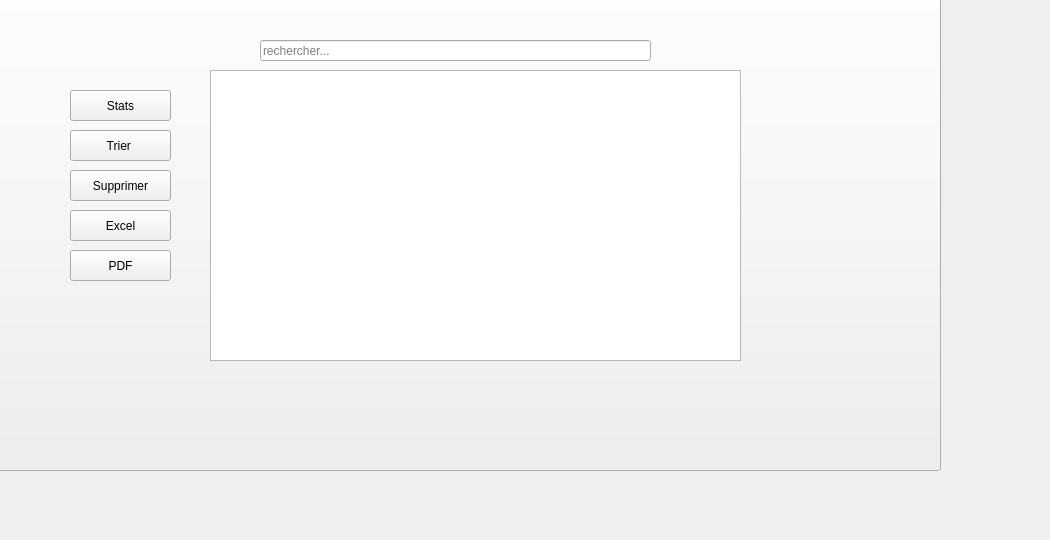
      <widget class="QWidget" name="tab_12">
       <attribute name="title">
        <string>Afficher  Client</string>
       </attribute>
       <widget class="QTableView" name="tableView_Res">
        <property name="geometry">
         <rect>
          <x>210</x>
          <y>70</y>
          <width>531</width>
          <height>291</height>
         </rect>
        </property>
       </widget>
       <widget class="QPushButton" name="supp">
        <property name="geometry">
         <rect>
          <x>70</x>
          <y>170</y>
          <width>101</width>
          <height>31</height>
         </rect>
        </property>
        <property name="styleSheet">
         <string notr="true"/>
        </property>
        <property name="text">
         <string>Supprimer</string>
        </property>
       </widget>
       <widget class="QPushButton" name="xl">
        <property name="geometry">
         <rect>
          <x>70</x>
          <y>210</y>
          <width>101</width>
          <height>31</height>
         </rect>
        </property>
        <property name="styleSheet">
         <string notr="true"/>
        </property>
        <property name="text">
         <string>Excel</string>
        </property>
       </widget>
       <widget class="QLineEdit" name="search">
        <property name="geometry">
         <rect>
          <x>260</x>
          <y>40</y>
          <width>391</width>
          <height>21</height>
         </rect>
        </property>
        <property name="styleSheet">
         <string notr="true"/>
        </property>
        <property name="placeholderText">
         <string>rechercher...</string>
        </property>
       </widget>
       <widget class="QPushButton" name="tri">
        <property name="geometry">
         <rect>
          <x>70</x>
          <y>130</y>
          <width>101</width>
          <height>31</height>
         </rect>
        </property>
        <property name="text">
         <string>Trier </string>
        </property>
       </widget>
       <widget class="QPushButton" name="pdf_4">
        <property name="geometry">
         <rect>
          <x>70</x>
          <y>250</y>
          <width>101</width>
          <height>31</height>
         </rect>
        </property>
        <property name="text">
         <string>PDF</string>
        </property>
       </widget>
       <widget class="QPushButton" name="pushButton_3">
        <property name="geometry">
         <rect>
          <x>-100</x>
          <y>-60</y>
          <width>1041</width>
          <height>531</height>
         </rect>
        </property>
        <property name="text">
         <string/>
        </property>
        <property name="icon">
         <iconset>
          <normaloff>../../../../Bureau/esprit/projet c++/259768194_4670496343059454_877535061943707176_n.jpg</normaloff>../../../../Bureau/esprit/projet c++/259768194_4670496343059454_877535061943707176_n.jpg</iconset>
        </property>
        <property name="iconSize">
         <size>
          <width>800</width>
          <height>800</height>
         </size>
        </property>
       </widget>
       <widget class="QPushButton" name="tri_2">
        <property name="geometry">
         <rect>
          <x>70</x>
          <y>90</y>
          <width>101</width>
          <height>31</height>
         </rect>
        </property>
        <property name="text">
         <string>Stats</string>
        </property>
       </widget>
       <widget class="QPushButton" name="pdf1">
        <property name="geometry">
         <rect>
          <x>70</x>
          <y>250</y>
          <width>101</width>
          <height>31</height>
         </rect>
        </property>
        <property name="text">
         <string>PDF</string>
        </property>
       </widget>
       <zorder>pdf_4</zorder>
       <zorder>pushButton_3</zorder>
       <zorder>tableView_Res</zorder>
       <zorder>supp</zorder>
       <zorder>xl</zorder>
       <zorder>search</zorder>
       <zorder>tri</zorder>
       <zorder>tri_2</zorder>
       <zorder>pdf1</zorder>
      </widget>
